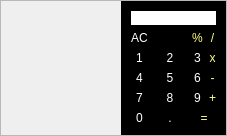
                      <widget class="QWidget" name="cal">
                       <layout class="QVBoxLayout" name="verticalLayout_41">
                        <property name="spacing">
                         <number>0</number>
                        </property>
                        <property name="leftMargin">
                         <number>0</number>
                        </property>
                        <property name="topMargin">
                         <number>0</number>
                        </property>
                        <property name="rightMargin">
                         <number>0</number>
                        </property>
                        <property name="bottomMargin">
                         <number>0</number>
                        </property>
                        <item>
                         <widget class="QFrame" name="cal_mainframe">
                          <property name="frameShape">
                           <enum>QFrame::StyledPanel</enum>
                          </property>
                          <property name="frameShadow">
                           <enum>QFrame::Raised</enum>
                          </property>
                          <layout class="QVBoxLayout" name="verticalLayout_52">
                           <property name="spacing">
                            <number>0</number>
                           </property>
                           <property name="leftMargin">
                            <number>120</number>
                           </property>
                           <property name="topMargin">
                            <number>0</number>
                           </property>
                           <property name="rightMargin">
                            <number>0</number>
                           </property>
                           <property name="bottomMargin">
                            <number>0</number>
                           </property>
                           <item>
                            <widget class="QFrame" name="frame_29">
                             <property name="maximumSize">
                              <size>
                               <width>420</width>
                               <height>480</height>
                              </size>
                             </property>
                             <property name="styleSheet">
                              <string notr="true">background-color: rgb(0, 0, 0);</string>
                             </property>
                             <property name="frameShape">
                              <enum>QFrame::StyledPanel</enum>
                             </property>
                             <property name="frameShadow">
                              <enum>QFrame::Raised</enum>
                             </property>
                             <layout class="QVBoxLayout" name="verticalLayout_53">
                              <item>
                               <layout class="QGridLayout" name="gridLayout">
                                <item row="3" column="1">
                                 <widget class="QPushButton" name="push_5">
                                  <property name="sizePolicy">
                                   <sizepolicy hsizetype="MinimumExpanding" vsizetype="Preferred">
                                    <horstretch>50</horstretch>
                                    <verstretch>10</verstretch>
                                   </sizepolicy>
                                  </property>
                                  <property name="styleSheet">
                                   <string notr="true">QPushButton{
	font: 75 italic 30pt &quot;Prestige Elite Std&quot;;
	color: rgb(255, 255, 255);
	border-radius:30px;
}
QPushButton:hover{
	background-color: rgb(52, 157, 77);
}
QPushBotton{
	color: rgb(185, 185, 185);
}</string>
                                  </property>
                                  <property name="text">
                                   <string>5</string>
                                  </property>
                                  <property name="shortcut">
                                   <string>5</string>
                                  </property>
                                 </widget>
                                </item>
                                <item row="2" column="2">
                                 <widget class="QPushButton" name="push_3">
                                  <property name="sizePolicy">
                                   <sizepolicy hsizetype="MinimumExpanding" vsizetype="Preferred">
                                    <horstretch>50</horstretch>
                                    <verstretch>10</verstretch>
                                   </sizepolicy>
                                  </property>
                                  <property name="styleSheet">
                                   <string notr="true">QPushButton{
	font: 75 italic 30pt &quot;Prestige Elite Std&quot;;
	color: rgb(255, 255, 255);
	border-radius:30px;
}
QPushButton:hover{
	background-color: rgb(52, 157, 77);
}
QPushBotton{
	color: rgb(185, 185, 185);
}</string>
                                  </property>
                                  <property name="text">
                                   <string>3</string>
                                  </property>
                                  <property name="shortcut">
                                   <string>3</string>
                                  </property>
                                 </widget>
                                </item>
                                <item row="2" column="0">
                                 <widget class="QPushButton" name="push_1">
                                  <property name="sizePolicy">
                                   <sizepolicy hsizetype="MinimumExpanding" vsizetype="Preferred">
                                    <horstretch>50</horstretch>
                                    <verstretch>10</verstretch>
                                   </sizepolicy>
                                  </property>
                                  <property name="styleSheet">
                                   <string notr="true">QPushButton{
	font: 75 italic 30pt &quot;Prestige Elite Std&quot;;
	color: rgb(255, 255, 255);
	border-radius:30px;
}
QPushButton:hover{
	background-color: rgb(52, 157, 77);
}
QPushBotton{
	color: rgb(185, 185, 185);
}</string>
                                  </property>
                                  <property name="text">
                                   <string>1</string>
                                  </property>
                                  <property name="shortcut">
                                   <string>1</string>
                                  </property>
                                 </widget>
                                </item>
                                <item row="2" column="1">
                                 <widget class="QPushButton" name="push_2">
                                  <property name="sizePolicy">
                                   <sizepolicy hsizetype="MinimumExpanding" vsizetype="Preferred">
                                    <horstretch>50</horstretch>
                                    <verstretch>10</verstretch>
                                   </sizepolicy>
                                  </property>
                                  <property name="styleSheet">
                                   <string notr="true">QPushButton{
	font: 75 italic 30pt &quot;Prestige Elite Std&quot;;
	color: rgb(255, 255, 255);
	border-radius:30px;
}
QPushButton:hover{
	background-color: rgb(52, 157, 77);
}
QPushBotton{
	color: rgb(185, 185, 185);
}</string>
                                  </property>
                                  <property name="text">
                                   <string>2</string>
                                  </property>
                                  <property name="shortcut">
                                   <string>2</string>
                                  </property>
                                 </widget>
                                </item>
                                <item row="4" column="2">
                                 <widget class="QPushButton" name="push_9">
                                  <property name="sizePolicy">
                                   <sizepolicy hsizetype="MinimumExpanding" vsizetype="Preferred">
                                    <horstretch>50</horstretch>
                                    <verstretch>10</verstretch>
                                   </sizepolicy>
                                  </property>
                                  <property name="styleSheet">
                                   <string notr="true">QPushButton{
	font: 75 italic 30pt &quot;Prestige Elite Std&quot;;
	color: rgb(255, 255, 255);
	border-radius:30px;
}
QPushButton:hover{
	background-color: rgb(52, 157, 77);
}
QPushBotton{
	color: rgb(185, 185, 185);
}</string>
                                  </property>
                                  <property name="text">
                                   <string>9</string>
                                  </property>
                                  <property name="shortcut">
                                   <string>9</string>
                                  </property>
                                 </widget>
                                </item>
                                <item row="4" column="1">
                                 <widget class="QPushButton" name="push_8">
                                  <property name="sizePolicy">
                                   <sizepolicy hsizetype="MinimumExpanding" vsizetype="Preferred">
                                    <horstretch>50</horstretch>
                                    <verstretch>10</verstretch>
                                   </sizepolicy>
                                  </property>
                                  <property name="styleSheet">
                                   <string notr="true">QPushButton{
	font: 75 italic 30pt &quot;Prestige Elite Std&quot;;
	color: rgb(255, 255, 255);
	border-radius:30px;
}
QPushButton:hover{
	background-color: rgb(52, 157, 77);
}
QPushBotton{
	color: rgb(185, 185, 185);
}</string>
                                  </property>
                                  <property name="text">
                                   <string>8</string>
                                  </property>
                                  <property name="shortcut">
                                   <string>8</string>
                                  </property>
                                 </widget>
                                </item>
                                <item row="3" column="0">
                                 <widget class="QPushButton" name="push_4">
                                  <property name="sizePolicy">
                                   <sizepolicy hsizetype="MinimumExpanding" vsizetype="Preferred">
                                    <horstretch>50</horstretch>
                                    <verstretch>10</verstretch>
                                   </sizepolicy>
                                  </property>
                                  <property name="styleSheet">
                                   <string notr="true">QPushButton{
	font: 75 italic 30pt &quot;Prestige Elite Std&quot;;
	color: rgb(255, 255, 255);
	border-radius:30px;
}
QPushButton:hover{
	background-color: rgb(52, 157, 77);
}
QPushBotton{
	color: rgb(185, 185, 185);
}</string>
                                  </property>
                                  <property name="text">
                                   <string>4</string>
                                  </property>
                                  <property name="shortcut">
                                   <string>4</string>
                                  </property>
                                 </widget>
                                </item>
                                <item row="3" column="2">
                                 <widget class="QPushButton" name="push_6">
                                  <property name="sizePolicy">
                                   <sizepolicy hsizetype="MinimumExpanding" vsizetype="Preferred">
                                    <horstretch>50</horstretch>
                                    <verstretch>10</verstretch>
                                   </sizepolicy>
                                  </property>
                                  <property name="styleSheet">
                                   <string notr="true">QPushButton{
	font: 75 italic 30pt &quot;Prestige Elite Std&quot;;
	color: rgb(255, 255, 255);
	border-radius:30px;
}
QPushButton:hover{
	background-color: rgb(52, 157, 77);
}
QPushBotton{
	color: rgb(185, 185, 185);
}</string>
                                  </property>
                                  <property name="text">
                                   <string>6</string>
                                  </property>
                                  <property name="shortcut">
                                   <string>6</string>
                                  </property>
                                 </widget>
                                </item>
                                <item row="4" column="0">
                                 <widget class="QPushButton" name="push_7">
                                  <property name="sizePolicy">
                                   <sizepolicy hsizetype="MinimumExpanding" vsizetype="Preferred">
                                    <horstretch>50</horstretch>
                                    <verstretch>10</verstretch>
                                   </sizepolicy>
                                  </property>
                                  <property name="styleSheet">
                                   <string notr="true">QPushButton{
	font: 75 italic 30pt &quot;Prestige Elite Std&quot;;
	color: rgb(255, 255, 255);
	border-radius:30px;
}
QPushButton:hover{
	background-color: rgb(52, 157, 77);
}
QPushBotton{
	color: rgb(185, 185, 185);
}</string>
                                  </property>
                                  <property name="text">
                                   <string>7</string>
                                  </property>
                                  <property name="shortcut">
                                   <string>7</string>
                                  </property>
                                 </widget>
                                </item>
                                <item row="0" column="0" colspan="4">
                                 <widget class="QLabel" name="label_7">
                                  <property name="sizePolicy">
                                   <sizepolicy hsizetype="MinimumExpanding" vsizetype="Preferred">
                                    <horstretch>50</horstretch>
                                    <verstretch>13</verstretch>
                                   </sizepolicy>
                                  </property>
                                  <property name="styleSheet">
                                   <string notr="true">color: rgb(0,0,0);
background-color: rgb(255, 255, 255);
font: 75 italic 20pt &quot;Prestige Elite Std&quot;;</string>
                                  </property>
                                  <property name="text">
                                   <string/>
                                  </property>
                                  <property name="alignment">
                                   <set>Qt::AlignRight|Qt::AlignTrailing|Qt::AlignVCenter</set>
                                  </property>
                                 </widget>
                                </item>
                                <item row="1" column="0">
                                 <widget class="QPushButton" name="push_clear">
                                  <property name="sizePolicy">
                                   <sizepolicy hsizetype="MinimumExpanding" vsizetype="Preferred">
                                    <horstretch>50</horstretch>
                                    <verstretch>10</verstretch>
                                   </sizepolicy>
                                  </property>
                                  <property name="styleSheet">
                                   <string notr="true">QPushButton{
	font: 75 italic 30pt &quot;Prestige Elite Std&quot;;
	color: rgb(255, 255, 255);
	border-radius:30px;
}
QPushButton:hover{
	background-color: rgb(185, 0, 0);
}
QPushBotton:pressed{
	color: rgb(27, 0, 0);
}</string>
                                  </property>
                                  <property name="text">
                                   <string>AC</string>
                                  </property>
                                  <property name="shortcut">
                                   <string/>
                                  </property>
                                 </widget>
                                </item>
                                <item row="1" column="1">
                                 <widget class="QPushButton" name="push_del">
                                  <property name="sizePolicy">
                                   <sizepolicy hsizetype="MinimumExpanding" vsizetype="Preferred">
                                    <horstretch>50</horstretch>
                                    <verstretch>10</verstretch>
                                   </sizepolicy>
                                  </property>
                                  <property name="styleSheet">
                                   <string notr="true">QPushButton{
    background-image: url(images/used_icons/icons8-clear-symbol-30.png);
	background-repeat: no-reperat;
	background-position: center;
	color: rgb(255, 255, 255);
	border-radius:30px;
}
QPushButton:hover{
	background-color: rgb(185, 0, 0);
}
QPushBotton:pressed{
	color: rgb(27, 0, 0);
}</string>
                                  </property>
                                  <property name="text">
                                   <string/>
                                  </property>
                                  <property name="shortcut">
                                   <string>Backspace</string>
                                  </property>
                                 </widget>
                                </item>
                                <item row="1" column="2">
                                 <widget class="QPushButton" name="push_clear_2">
                                  <property name="sizePolicy">
                                   <sizepolicy hsizetype="MinimumExpanding" vsizetype="Preferred">
                                    <horstretch>50</horstretch>
                                    <verstretch>10</verstretch>
                                   </sizepolicy>
                                  </property>
                                  <property name="styleSheet">
                                   <string notr="true">QPushButton{
 	font: 75 30pt &quot;MS Shell Dlg 2&quot;;
	color: rgb(255, 255, 127);
	border-radius:30px;
}

QPushButton:hover{
	color: rgb(255, 255, 255);
	background-color: rgb(230, 230, 0);
}
QPushBotton:pressed{
	color: rgb(232, 77, 0);
}</string>
                                  </property>
                                  <property name="text">
                                   <string>%</string>
                                  </property>
                                  <property name="shortcut">
                                   <string/>
                                  </property>
                                 </widget>
                                </item>
                                <item row="5" column="0">
                                 <widget class="QPushButton" name="push_zero">
                                  <property name="sizePolicy">
                                   <sizepolicy hsizetype="MinimumExpanding" vsizetype="Preferred">
                                    <horstretch>50</horstretch>
                                    <verstretch>10</verstretch>
                                   </sizepolicy>
                                  </property>
                                  <property name="styleSheet">
                                   <string notr="true">QPushButton{
	font: 75 italic 30pt &quot;Prestige Elite Std&quot;;
	color: rgb(255, 255, 255);
	border-radius:30px;
}
QPushButton:hover{
	background-color: rgb(52, 157, 77);
}
QPushBotton{
	color: rgb(185, 185, 185);
}</string>
                                  </property>
                                  <property name="text">
                                   <string>0</string>
                                  </property>
                                  <property name="shortcut">
                                   <string>0</string>
                                  </property>
                                 </widget>
                                </item>
                                <item row="5" column="1">
                                 <widget class="QPushButton" name="push_point">
                                  <property name="sizePolicy">
                                   <sizepolicy hsizetype="MinimumExpanding" vsizetype="Preferred">
                                    <horstretch>50</horstretch>
                                    <verstretch>10</verstretch>
                                   </sizepolicy>
                                  </property>
                                  <property name="styleSheet">
                                   <string notr="true">QPushButton{
	font: 75 italic 30pt &quot;Prestige Elite Std&quot;;
	color: rgb(255, 255, 255);
	border-radius:30px;
}
QPushButton:hover{
	background-color: rgb(52, 157, 77);
}
QPushBotton{
	color: rgb(185, 185, 185);
}</string>
                                  </property>
                                  <property name="text">
                                   <string>.</string>
                                  </property>
                                  <property name="shortcut">
                                   <string>.</string>
                                  </property>
                                 </widget>
                                </item>
                                <item row="5" column="2" colspan="2">
                                 <widget class="QPushButton" name="push_equal">
                                  <property name="sizePolicy">
                                   <sizepolicy hsizetype="MinimumExpanding" vsizetype="Preferred">
                                    <horstretch>50</horstretch>
                                    <verstretch>10</verstretch>
                                   </sizepolicy>
                                  </property>
                                  <property name="styleSheet">
                                   <string notr="true">QPushButton{
font: 75 36pt &quot;MS Shell Dlg 2&quot;;
	color: rgb(255, 255, 127);
border-radius:30px;
}

QPushButton:hover{
color: rgb(255, 255, 255);
	background-color: rgb(230, 230, 0);
}

QPushBotton{
color: rgb(232, 77, 0);
}</string>
                                  </property>
                                  <property name="text">
                                   <string>=</string>
                                  </property>
                                  <property name="shortcut">
                                   <string>=</string>
                                  </property>
                                 </widget>
                                </item>
                                <item row="4" column="3">
                                 <widget class="QPushButton" name="push_plus">
                                  <property name="sizePolicy">
                                   <sizepolicy hsizetype="MinimumExpanding" vsizetype="Preferred">
                                    <horstretch>50</horstretch>
                                    <verstretch>10</verstretch>
                                   </sizepolicy>
                                  </property>
                                  <property name="styleSheet">
                                   <string notr="true">QPushButton{
font: 75 36pt &quot;MS Shell Dlg 2&quot;;
	color: rgb(255, 255, 127);
border-radius:30px;
}

QPushButton:hover{
color: rgb(255, 255, 255);
	background-color: rgb(230, 230, 0);
}

QPushBotton:pressed{
color: rgb(232, 77, 0);
}</string>
                                  </property>
                                  <property name="text">
                                   <string>+</string>
                                  </property>
                                  <property name="shortcut">
                                   <string>+</string>
                                  </property>
                                 </widget>
                                </item>
                                <item row="3" column="3">
                                 <widget class="QPushButton" name="push_min">
                                  <property name="sizePolicy">
                                   <sizepolicy hsizetype="MinimumExpanding" vsizetype="Preferred">
                                    <horstretch>50</horstretch>
                                    <verstretch>10</verstretch>
                                   </sizepolicy>
                                  </property>
                                  <property name="styleSheet">
                                   <string notr="true">QPushButton{
font: 75 36pt &quot;MS Shell Dlg 2&quot;;
	color: rgb(255, 255, 127);
border-radius:30px;
}

QPushButton:hover{
color: rgb(255, 255, 255);
	background-color: rgb(230, 230, 0);
}

QPushBotton{
color: rgb(232, 77, 0);
}</string>
                                  </property>
                                  <property name="text">
                                   <string>-</string>
                                  </property>
                                  <property name="shortcut">
                                   <string>-</string>
                                  </property>
                                 </widget>
                                </item>
                                <item row="2" column="3">
                                 <widget class="QPushButton" name="push_mult">
                                  <property name="sizePolicy">
                                   <sizepolicy hsizetype="MinimumExpanding" vsizetype="Preferred">
                                    <horstretch>50</horstretch>
                                    <verstretch>10</verstretch>
                                   </sizepolicy>
                                  </property>
                                  <property name="styleSheet">
                                   <string notr="true">QPushButton{
font: 75 36pt &quot;MS Shell Dlg 2&quot;;
	color: rgb(255, 255, 127);
border-radius:30px;
}

QPushButton:hover{
color: rgb(255, 255, 255);
	background-color: rgb(230, 230, 0);
}

QPushBotton{
color: rgb(232, 77, 0);
}</string>
                                  </property>
                                  <property name="text">
                                   <string>x</string>
                                  </property>
                                  <property name="shortcut">
                                   <string>*</string>
                                  </property>
                                 </widget>
                                </item>
                                <item row="1" column="3">
                                 <widget class="QPushButton" name="push_div">
                                  <property name="sizePolicy">
                                   <sizepolicy hsizetype="MinimumExpanding" vsizetype="Preferred">
                                    <horstretch>50</horstretch>
                                    <verstretch>10</verstretch>
                                   </sizepolicy>
                                  </property>
                                  <property name="styleSheet">
                                   <string notr="true">QPushButton{
font: 75 36pt &quot;MS Shell Dlg 2&quot;;
	color: rgb(255, 255, 127);
border-radius:30px;
}

QPushButton:hover{
color: rgb(255, 255, 255);
	background-color: rgb(230, 230, 0);
}

QPushBotton{
color: rgb(232, 77, 0);
}</string>
                                  </property>
                                  <property name="text">
                                   <string>/</string>
                                  </property>
                                  <property name="shortcut">
                                   <string>/</string>
                                  </property>
                                 </widget>
                                </item>
                               </layout>
                              </item>
                             </layout>
                            </widget>
                           </item>
                          </layout>
                         </widget>
                        </item>
                       </layout>
                      </widget>
